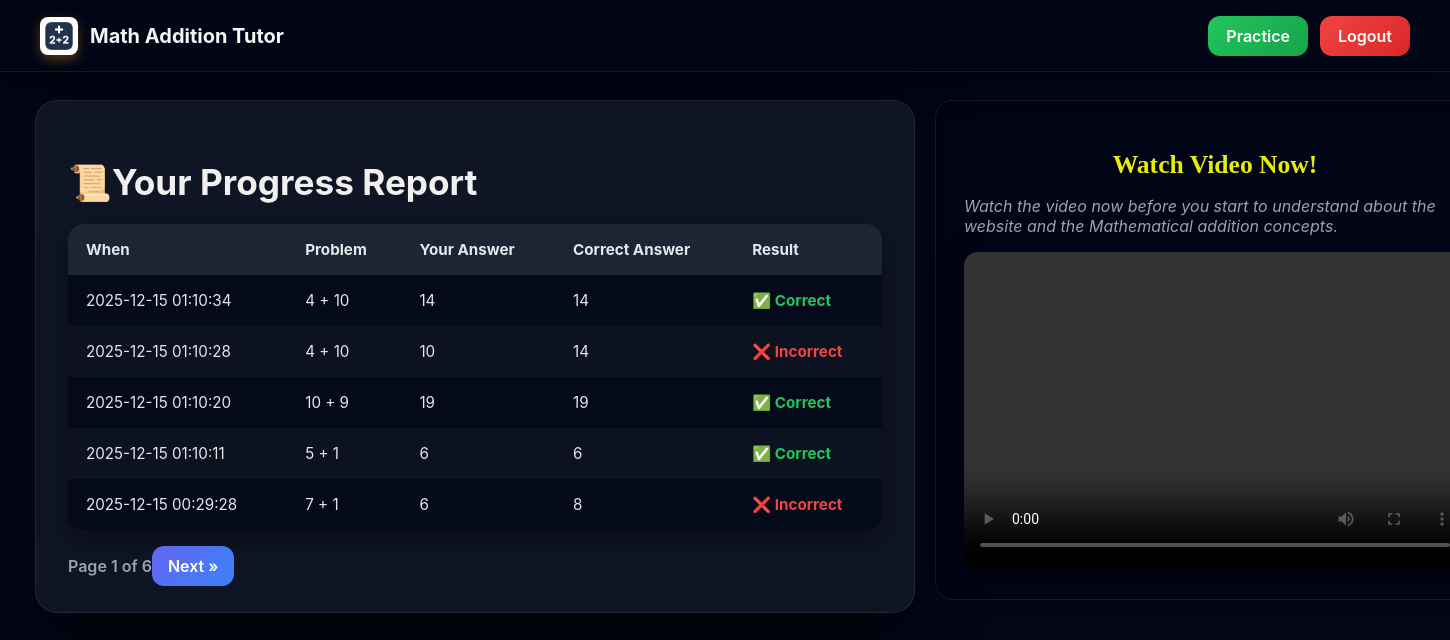
/ (signed in), run on an earlier commit of the app's database.
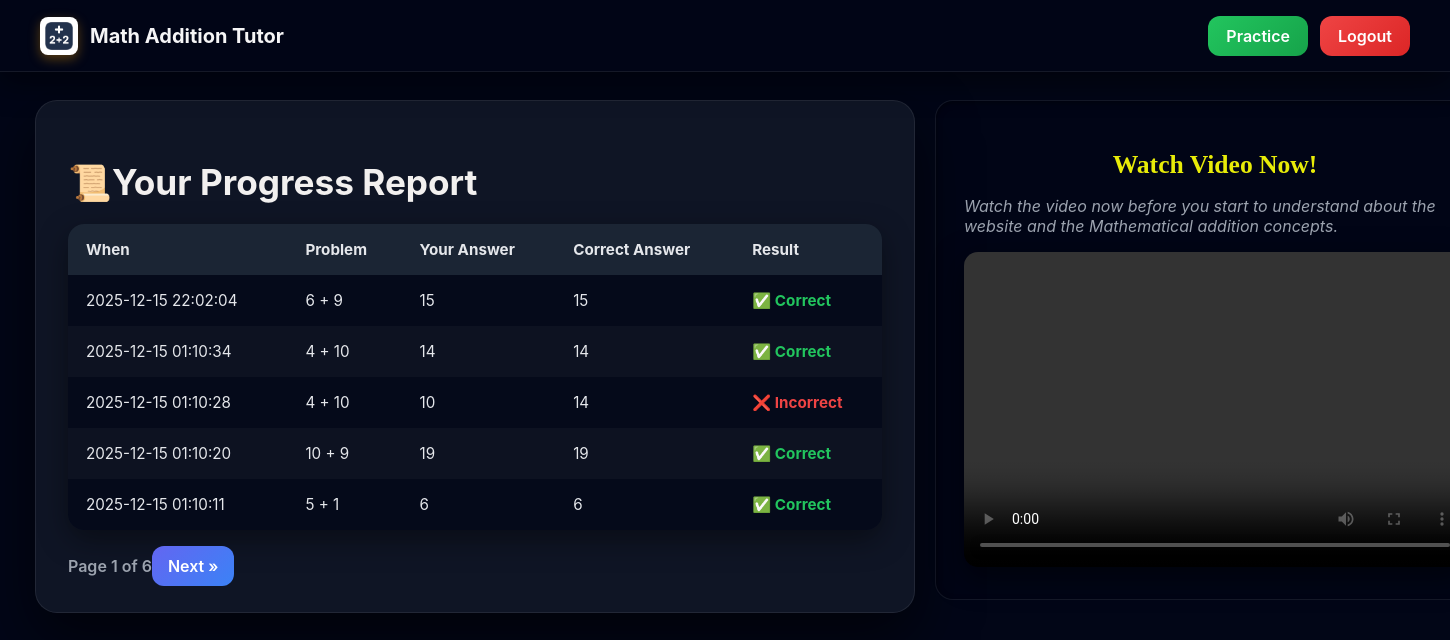
And on a later commit of the database.
### app.py (models this page shows)
class Attempt(db.Model):
    id = db.Column(db.Integer, primary_key=True)
    user_id = db.Column(db.Integer, db.ForeignKey('user.id'), nullable=False)
    a = db.Column(db.Integer, nullable=False)
    b = db.Column(db.Integer, nullable=False)
    student_answer = db.Column(db.Integer, nullable=False)
    correct_answer = db.Column(db.Integer, nullable=False)
    is_correct = db.Column(db.Boolean, nullable=False)
    timestamp = db.Column(db.DateTime, default=db.func.current_timestamp())

### app.py (the view)
@app.route('/')
@login_required
def dashboard():
    page = request.args.get('page', 1, type=int)
    per_page = 10
    pagination = (
        Attempt.query.filter_by(user_id=current_user.id)
        .order_by(Attempt.timestamp.desc())
        .paginate(page=page, per_page=5, error_out=False)
    )
    return render_template(
        'dashboard.html',
        attempts=pagination.items,
        pagination=pagination,
    )

### app.py (called while the page is built)
@login_manager.user_loader
def load_user(user_id):
    return User.query.get(int(user_id))

### templates/dashboard.html (shortened to what this page needs)
{% extends "base.html" %}
{% block content %}
<div class="navbar">
  <div class="nav-left">
  <img src="{{ url_for('static', filename='assets/logo.png') }}" class="nav-logo" alt="Logo">
  <a href="{{ url_for('dashboard') }}">
    <span class="nav-title">Math Addition Tutor</span>
  </a>
</div>
  <div class="nav-right">
    <a href="{{ url_for('index') }}" class="btn-pmore-icon">Practice</a>
    <a href="{{ url_for('logout') }}" class="btn-logout-icon">Logout</a>
  </div>
</div>
<div class="main-container">
<div class="dashboard-container">
  <h1>📜Your Progress Report</h1>
  {% if attempts %}
  <table class="attempt-table">
    <thead>
      <tr>
        <th>When</th>
        <th>Problem</th>
        <th>Your Answer</th>
        <th>Correct Answer</th>
        <th>Result</th>
      </tr>
    </thead>
    <tbody>
      {% for attempt in attempts %}
      <tr>
        <td>{{ attempt.timestamp.strftime('%Y-%m-%d %H:%M:%S') if attempt.timestamp else '' }}</td>
        <td>{{ attempt.a }} + {{ attempt.b }}</td>
        <td>{{ attempt.student_answer }}</td>
        <td>{{ attempt.correct_answer }}</td>
        <td class="{{ 'correct' if attempt.is_correct else 'incorrect' }}">
          {{ "✅ Correct" if attempt.is_correct else "❌ Incorrect" }}
        </td>
      </tr>
      {% endfor %}
    </tbody>
  </table>
  <div class="pagination">
    <div>Page {{ pagination.page }} of {{ pagination.pages or 1 }}</div>
    <div>
      {% if pagination.has_next %}
        <a href="{{ url_for('dashboard', page=pagination.next_num) }}">Next »</a>
      {% endif %}
    </div>
  </div>
  {% else %}
    <p>No attempts yet. Try a problem first!</p>
  {% endif %}
</div>
<div class="video-section">
    <h2 class="video-text-tag">Watch Video Now!</h2>
    <p class="video-text-demo">Watch the video now before you start to understand about the website and the Mathematical addition concepts. </p>
    <video width="100%" height="315" controls>
      <source src="{{ url_for('static', filename='assets/demo.mp4') }}" type="video/mp4" />
    </video>
  </div>
  </div>
{% endblock %}

What changed in the data, as far as the page shows it:
no longer on this page (row unchanged): Attempt: timestamp "2025-12-15 00:29:28", a "7", b "1", student_answer "6", correct_answer "8", is_correct "❌ Incorrect"
added Attempt: timestamp "2025-12-15 22:02:04", a "6", b "9", student_answer "15", correct_answer "15", is_correct "✅ Correct"
